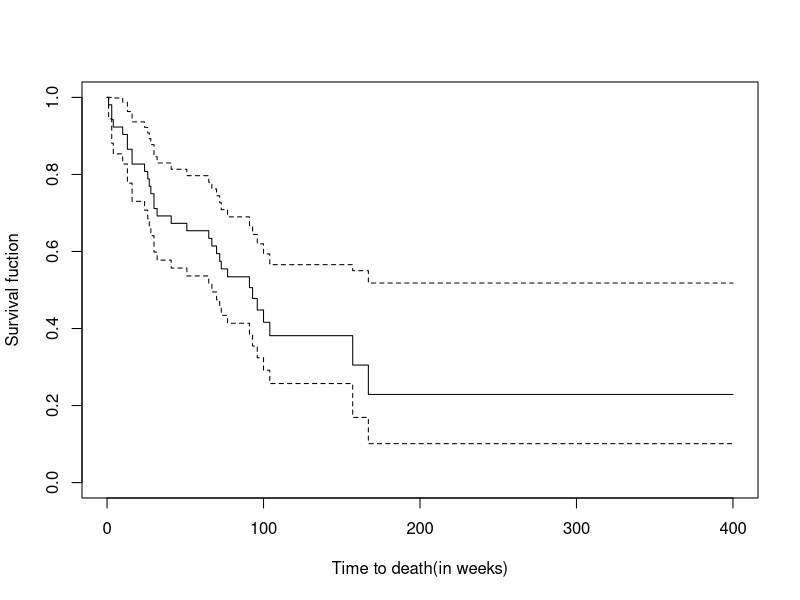

Source code (R):
## ---- chunk 1
#install.packages("KMsurv") #安裝套件
library(KMsurv)
data(tongue)
## ---- chunk 2
tongue.1<-tongue[tongue$type==1,]
## ---- chunk 3
library(survival)

r.km<-survfit(Surv(time,delta)~1,data=tongue.1)
summary(r.km)
## ---- chunk 4
r.t<-summary(r.km)$time #length(r.t)=27
r.t1<-c(0,r.t)
r.t2<-c(r.t,max(tongue.1$time))

t.range<-paste(r.t1,"<=t<",r.t2,sep="")
r.surv<-round(c(1,summary(r.km)$surv),digits=3)


r.table<-data.frame(1:length(t.range),t.range,r.surv)
colnames(r.table)<-c("index","time interval", "S(t)")
knitr::kable(r.table,align="cc")

## ---- chunk 5
plot(r.km, xlab = "Time to death(in weeks)",ylab = "Survival fuction")
## ---- chunk 6
#S(12)
summary(r.km,12)
#round(summary(r.km)$surv[sum(summary(r.km)$time<=12)],digits=3)
#round(summary(r.km)$std.err[sum(summary(r.km)$time<=12)],digits=3)

#S(60)
summary(r.km,60)
#round(summary(r.km)$surv[sum(summary(r.km)$time<=60)],digits=3)
#round(summary(r.km)$std.err[sum(summary(r.km)$time<=60)],digits=3)

